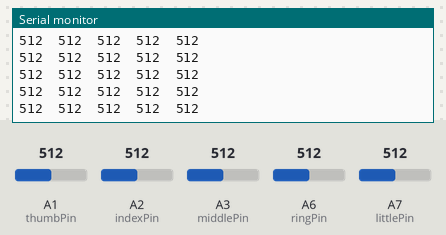
Simulated run of this sketch. Board: Arduino Nano, built with avr-gcc and run on an emulated ATmega328P. Parts: the last lines printed to the serial monitor. Inputs (shaded band) come from the test bench; at power-on: A1 (thumbPin) = 512, A2 (indexPin) = 512, A3 (middlePin) = 512, A6 (ringPin) = 512, A7 (littlePin) = 512.

Above: at 1.2 s.
1.3 s: A1 (thumbPin) set to 716
At 1.35 s:
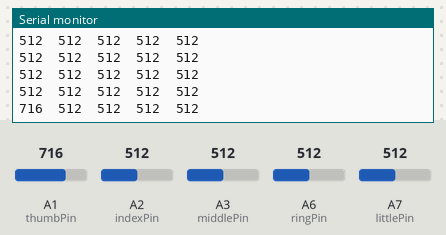
2.8 s: A2 (indexPin) set to 716
At 2.84 s:
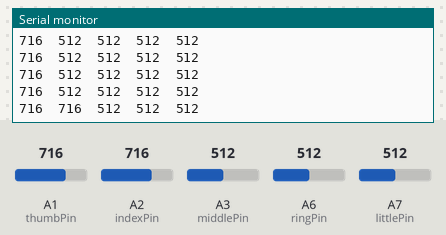
4.3 s: A3 (middlePin) set to 716
At 4.33 s:
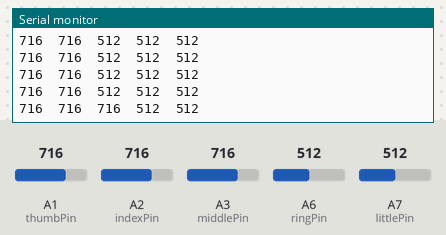
5.8 s: A6 (ringPin) set to 716
At 5.82 s:
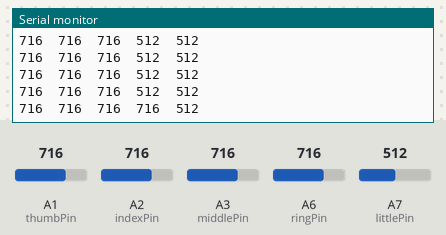
7.3 s: A7 (littlePin) set to 716
At 7.31 s:
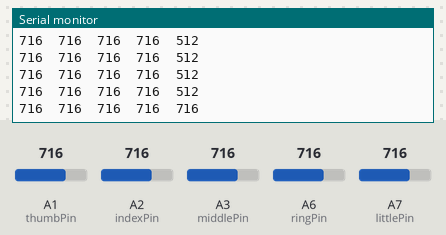
8.8 s: A1 (thumbPin) set to 992
At 8.81 s:
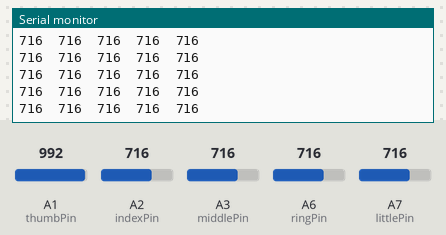
Timing chart, 0 to 11.3 s (numbered marks = the images above; inputs shaded):
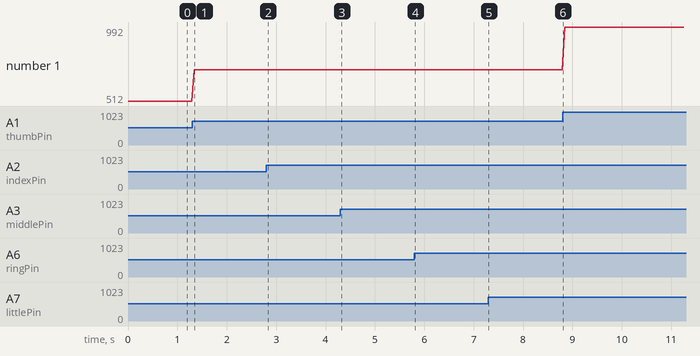

The sketch:

Flex5.ino
```cpp
const int thumbPin  = A1;
const int indexPin  = A2;
const int middlePin = A3;
const int ringPin   = A6;
const int littlePin = A7;

void setup()
{
    Serial.begin(115200);

    Serial.println("Thumb\tIndex\tMiddle\tRing\tLittle");
}

void loop()
{
    int thumb  = analogRead(thumbPin);
    int index  = analogRead(indexPin);
    int middle = analogRead(middlePin);
    int ring   = analogRead(ringPin);
    int little = analogRead(littlePin);

    Serial.print(thumb);
    Serial.print('\t');

    Serial.print(index);
    Serial.print('\t');

    Serial.print(middle);
    Serial.print('\t');

    Serial.print(ring);
    Serial.print('\t');

    Serial.println(little);

    delay(50);
}
```

Measured:
- after the input at 1.3 s, the serial monitor: prints a new line at once (image 1)
- after the input at 2.8 s, the serial monitor: prints a new line at once (image 2)
- after the input at 4.3 s, the serial monitor: prints a new line at once (image 3)
- after the input at 5.8 s, the serial monitor: prints a new line at once (image 4)
- after the input at 7.3 s, the serial monitor: prints a new line at once (image 5)
- plotted number 1: 512 → 716 after the input at 1.3 s, 716 → 992 after the input at 8.8 s
